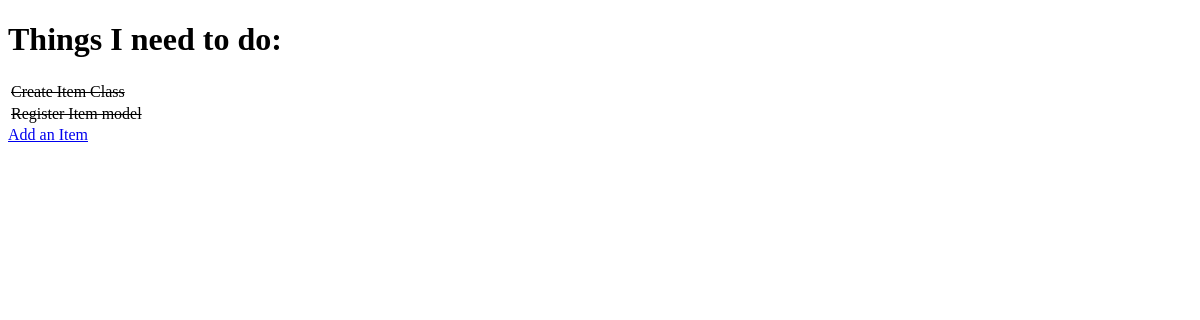
/, run on an earlier commit of the app's database.
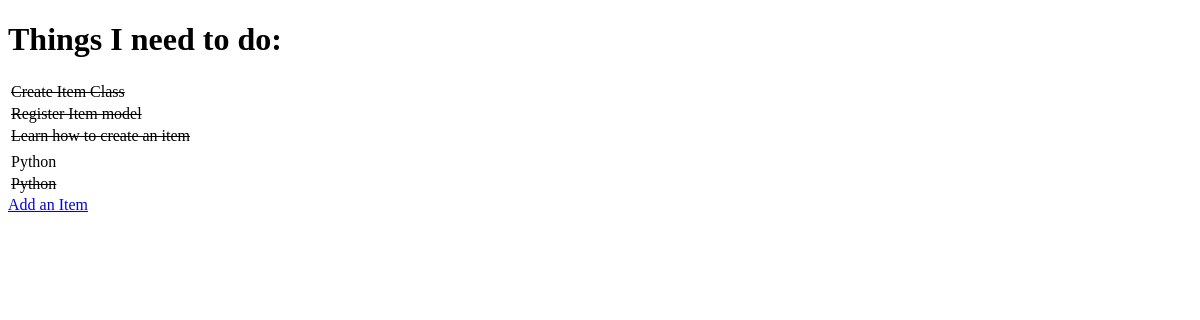
And on a later commit of the database.
### todo/models.py (models this page shows, shortened)
class Item(models.Model):
    name = models.CharField(max_length=50, null=False, blank=False)
    done = models.BooleanField(null=False, blank=False)

### todo/views.py (the view)
# urls.py: path('', get_todo_list, name='get_todo_list'),
def get_todo_list(request):
    items = Item.objects.all()
    context = {
        'items': items
    }
    return render(request, 'todo/todo_list.html', context)

### todo/templates/todo/todo_list.html (shortened to what this page needs)
<!DOCTYPE html>
<html lang="en">
<head>
</head>
<body>
    <h1>Things I need to do:</h1>
    <table>
        {% for item in items %}
        <tr>
            {% if item.done %}
                <td><strike>{{ item.name }}</strike></td>
            {% else %}
                <td>{{ item.name }}</td>
            {% endif %}
        </tr>
        {% empty %}
        <tr><td></td></tr>
        {% endfor %}
    </table>
    <a href="/add">Add an Item</a>
</body>
</html>

What changed in the data, as far as the page shows it:
added Item: name "Learn how to create an item"
added Item: name "Python"
added Item: name "Python"
